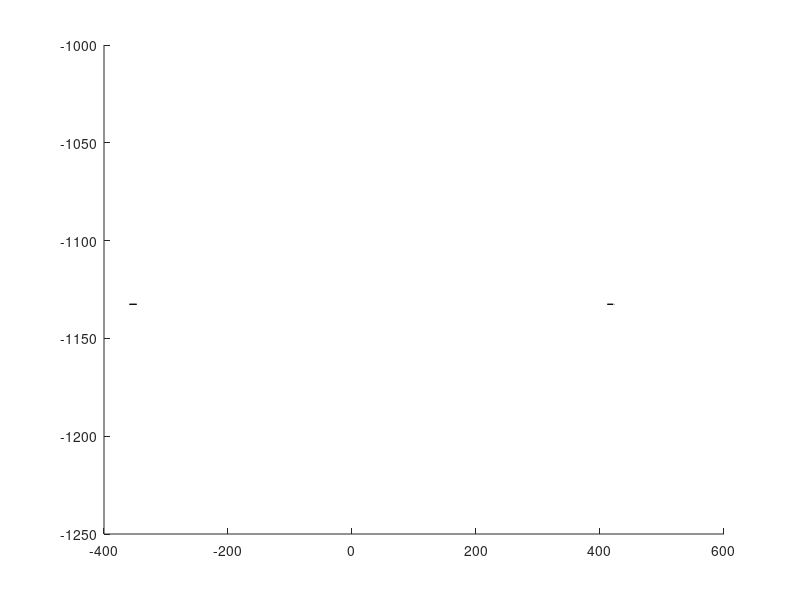

Reproduce this figure in MATLAB. (Note: this script raises an error after producing the figure.)
%% *reformatObj*
% convert output
%% *prerequisites*
% create the calipso.mat file
% wobj - has, for each component of the satellite: 
%   fv - facet vertices (triangles each defined by 3 indices to vertices)
%  fvn - facet vertex normals (each vertex has a normal vector)
% Vertex - the array of three Vertex [x,y,z] values
% VertexNormal - the array of normals [x,y,z]
%% *display*
% Although the data can be displayed with vertices, vertex normals, and
% assigning the material value to the vertices, this implmentation
% assigns the Kd color of the material file to the face color, and the
% material properties of Ka, Kd, and Ks are taken as scalars as implemented
% for phong shading in matlab.  The specular strength and phong
% reflectance-related coefficients are found in the material file
% associated with the object facets/vertices.
%% *history*
% WHEN      WHO    WHY/WHAT
% 20190406  mnoah  models for astronomy education
%% *start*
%%
clc
close all
clear all

load('calipso.mat','wobj','Vertex');
ncomp = length(wobj);

figure();
shading interp
hold on;

for icomp = 1:ncomp
    s(icomp) = trisurf(wobj(icomp).fv,Vertex(:,1),Vertex(:,2),Vertex(:,3));
    material(s(icomp), ...
        [wobj(icomp).Ka mean(wobj(icomp).Color(:)) wobj(icomp).Ks wobj(icomp).Ns 1]);
    s(icomp).EdgeColor = 'none';
    s(icomp).BackFaceLighting = 'lit';
    s(icomp).FaceLighting = 'phong';
    s(icomp).FaceColor = wobj(icomp).Color;
    s(icomp).AmbientStrength = 0.6;
    hold on;
end
axis equal
view(35,50)

% up to 8 lights
l = light('Position',[-0.4  0.2  0.9],'Style','infinite');
l = light('Position',[ 0.4 -0.2  0.9],'Style','infinite');
l = light('Position',[-0.4  0.2 -0.9],'Style','infinite');
l = light('Position',[ 0.4 -0.2 -0.9],'Style','infinite');

lightangle(45,70)
camlight('headlight')

return

